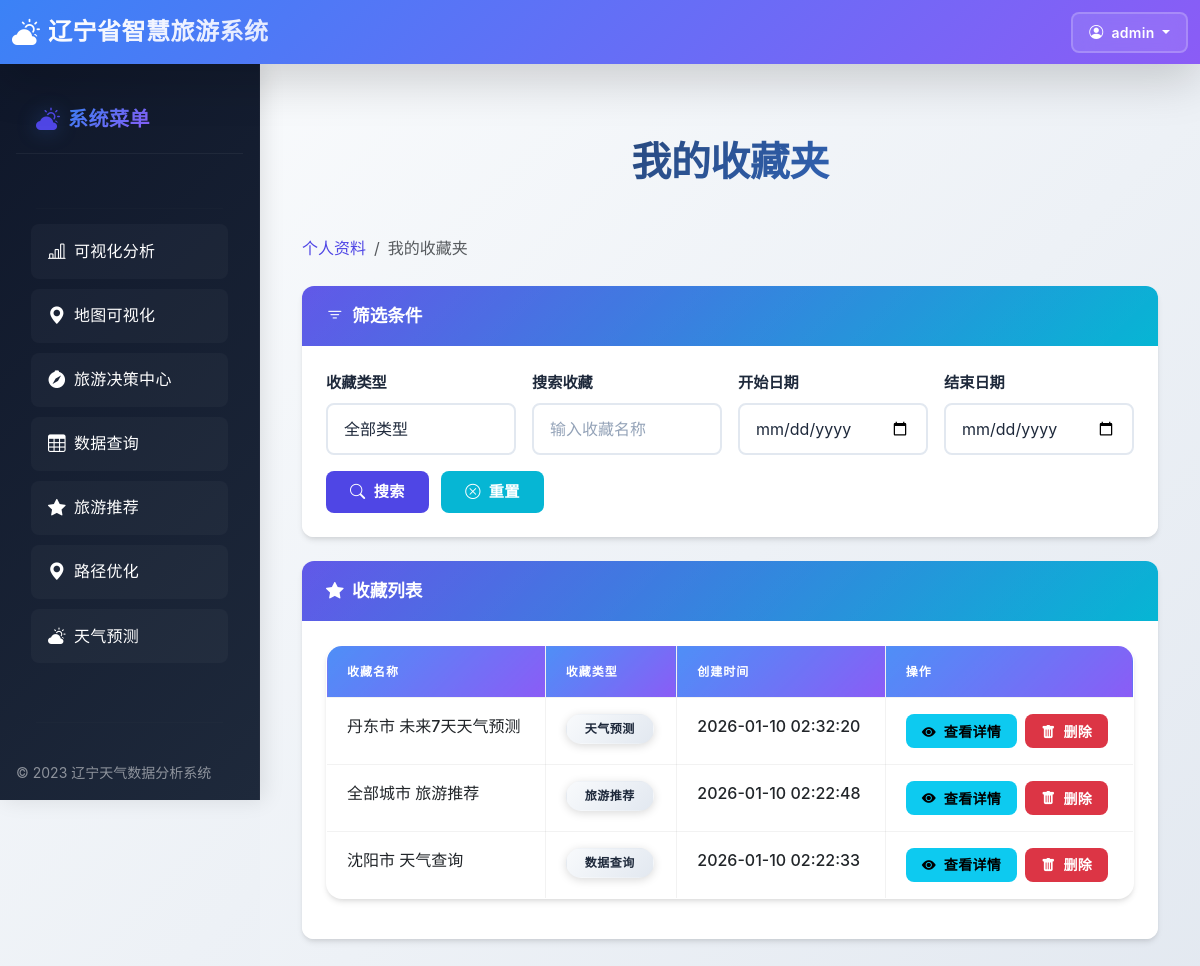
/user/favorites (signed in), run on the app's committed database.
### app/models.py (models this page shows, shortened)
class User(db.Model):
    __tablename__ = 'user'  # 明确表名
    id = db.Column(db.Integer, primary_key=True)
    username = db.Column(db.String(64), index=True, unique=True, nullable=False)
    email = db.Column(db.String(120), index=True, unique=True, nullable=False)
    password_hash = db.Column(db.String(255), nullable=False)
    nickname = db.Column(db.String(64), nullable=True, default='')  # 昵称
    avatar = db.Column(db.String(255), nullable=True, default='')  # 头像URL
    created_at = db.Column(db.DateTime, default=datetime.utcnow)
    is_active = db.Column(db.Boolean, default=True)  # 用户是否激活
    @property
    def is_authenticated(self):
        return True
    def get_id(self):
        return f"user_{self.id}"
    def is_admin(self):
        return False

class Favorite(db.Model):
    __tablename__ = 'favorite'
    id = db.Column(db.Integer, primary_key=True)
    user_id = db.Column(db.Integer, db.ForeignKey('user.id'), nullable=True)  # 普通用户ID，可为空
    admin_id = db.Column(db.Integer, db.ForeignKey('admin.id'), nullable=True)  # 管理员ID，可为空
    favorite_type = db.Column(db.String(20), nullable=False)  # 收藏类型：query, recommendation, prediction
    name = db.Column(db.String(100), nullable=False)  # 收藏名称
    content = db.Column(db.JSON, nullable=False)  # 收藏内容，JSON格式存储查询条件或推荐结果
    created_at = db.Column(db.DateTime, default=datetime.utcnow)
    user = db.relationship('User', backref=db.backref('favorites', lazy=True))
    admin = db.relationship('Admin', backref=db.backref('favorites', lazy=True))

### app/routes/user_profile.py (the view)
@user_profile.route('/favorites')
@login_required
def favorites():
    page = request.args.get('page', 1, type=int)
    per_page = 10
    favorite_type = request.args.get('favorite_type')
    search = request.args.get('search')
    start_date = request.args.get('start_date')
    end_date = request.args.get('end_date')
    if current_user.is_admin():
        admin_id = int(current_user.get_id().split('_')[1])
        favorites = Favorite.query.filter_by(admin_id=admin_id)
    else:
        user_id = int(current_user.get_id().split('_')[1])
        favorites = Favorite.query.filter_by(user_id=user_id)
    if favorite_type:
        favorites = favorites.filter_by(favorite_type=favorite_type)
    if search:
        favorites = favorites.filter(Favorite.name.like(f'%{search}%'))
    if start_date:
        favorites = favorites.filter(Favorite.created_at >= start_date)
    if end_date:
        favorites = favorites.filter(Favorite.created_at <= end_date)
    favorites = favorites.order_by(Favorite.created_at.desc())
    pagination = favorites.paginate(page=page, per_page=per_page, error_out=False)
    return render_template('user/favorites.html', pagination=pagination)

### app/routes/auth.py (called while the page is built)
@login_manager.user_loader
def load_user(user_id):
    try:
        if user_id.startswith('admin_'):
            admin_id = int(user_id.split('_')[1])
            return Admin.query.get(admin_id)
        elif user_id.startswith('user_'):
            user_id_num = int(user_id.split('_')[1])
            return User.query.get(user_id_num)
        return User.query.get(int(user_id))
    except (ValueError, IndexError):
        return None

### app/templates/user/favorites.html (shortened to what this page needs)
{% extends "base.html" %}
{% block content %}
    <div class="container-fluid">
        <h1 class="mt-4">我的收藏夹</h1>
        <ol class="breadcrumb mb-4">
            <li class="breadcrumb-item"><a href="{{ url_for('user_profile.profile') }}">个人资料</a></li>
            <li class="breadcrumb-item active">我的收藏夹</li>
        </ol>
        <div class="card mb-4">
            <div class="card-header">
                <i class="bi bi-filter me-1"></i> 筛选条件
            </div>
            <div class="card-body">
                <form id="filter-form" method="GET" action="{{ url_for('user_profile.favorites') }}">
                    <div class="row g-3">
                        <div class="col-md-3">
                            <label for="favorite-type" class="form-label">收藏类型</label>
                            <select class="form-select" id="favorite-type" name="favorite_type">
                                <option value="">全部类型</option>
                            </select>
                        </div>
                        <div class="col-md-3">
                            <label for="search" class="form-label">搜索收藏</label>
                            <input type="text" class="form-control" id="search" name="search" placeholder="输入收藏名称" value="{{ request.args.get('search', '') }}">
                        </div>
                        <div class="col-md-3">
                            <label for="start-date" class="form-label">开始日期</label>
                            <input type="date" class="form-control" id="start-date" name="start_date" value="{{ request.args.get('start_date', '') }}">
                        </div>
                        <div class="col-md-3">
                            <label for="end-date" class="form-label">结束日期</label>
                            <input type="date" class="form-control" id="end-date" name="end_date" value="{{ request.args.get('end_date', '') }}">
                        </div>
                    </div>
                    <div class="mt-3">
                        <button type="submit" class="btn btn-primary me-2">
                            <i class="bi bi-search me-1"></i> 搜索
                        </button>
                        <a href="{{ url_for('user_profile.favorites') }}" class="btn btn-secondary">
                            <i class="bi bi-x-circle me-1"></i> 重置
                        </a>
                    </div>
                </form>
            </div>
        </div>
        <div class="card mb-4">
            <div class="card-header">
                <i class="bi bi-star-fill me-1"></i> 收藏列表
            </div>
            <div class="card-body">
                <table id="favoritesTable" class="table table-bordered">
                    <thead>
                        <tr>
                            <th>收藏名称</th>
                            <th>收藏类型</th>
                            <th>创建时间</th>
                            <th>操作</th>
                        </tr>
                    </thead>
                    <tbody>
                        {% if pagination.items %}
                            {% for favorite in pagination.items %}
                            <tr>
                                <td>{{ favorite.name }}</td>
                                <td>
                                    {% if favorite.favorite_type == 'query' %}
                                        <span class="badge bg-primary">数据查询</span>
                                    {% elif favorite.favorite_type == 'recommendation' %}
                                        <span class="badge bg-success">旅游推荐</span>
                                    {% elif favorite.favorite_type == 'prediction' %}
                                        <span class="badge bg-info">天气预测</span>
                                    {% else %}
                                        <span class="badge bg-secondary">{{ favorite.favorite_type }}</span>
                                    {% endif %}
                                </td>
                                <td>{{ favorite.created_at.strftime('%Y-%m-%d %H:%M:%S') }}</td>
                                <td>
                                    <a href="{{ url_for('user_profile.favorite_detail', favorite_id=favorite.id) }}" class="btn btn-sm btn-info me-1">
                                        <i class="bi bi-eye-fill me-1"></i> 查看详情
                                    </a>
                                    <a href="{{ url_for('user_profile.delete_favorite', favorite_id=favorite.id) }}" class="btn btn-sm btn-danger" onclick="return confirm('确定要删除该收藏吗？')">
                                        <i class="bi bi-trash-fill me-1"></i> 删除
                                    </a>
                                </td>
                            </tr>
                            {% endfor %}
                        {% else %}
                            <tr>
                                <td colspan="4" class="text-center">暂无收藏记录</td>
                            </tr>
                        {% endif %}
                    </tbody>
                </table>
            </div>
        </div>
    </div>
{% endblock %}

### app/templates/base.html (shortened to what this page needs)
<!DOCTYPE html>
<html lang="zh-CN">
<head>
    <link href="https://cdn.jsdelivr.net/npm/bootstrap@5.3.0/dist/css/bootstrap.min.css" rel="stylesheet">
    <link href="https://cdn.jsdelivr.net/npm/bootstrap-icons@1.10.0/font/bootstrap-icons.css" rel="stylesheet">
    <link rel="stylesheet" href="{{ url_for('static', filename='css/sidebar.css') }}">
</head>
<body class="bg-light">
    <nav class="top-navbar bg-gradient-to-r from-blue-600 to-purple-600 text-white shadow-lg">
        <div class="container-fluid d-flex justify-content-between align-items-center">
            <div class="d-flex align-items-center">
                <i class="bi bi-cloud-sun-fill fs-3 me-2"></i>
                <h1 class="fs-4 m-0">辽宁省智慧旅游系统</h1>
            </div>
            <div class="d-flex align-items-center gap-3">
                {% if current_user.is_authenticated %}
                <div class="dropdown">
                    <button class="btn btn-outline-light btn-sm dropdown-toggle" type="button" data-bs-toggle="dropdown"
                        aria-expanded="false">
                        <i class="bi bi-person-circle me-1"></i> {{ current_user.username }}
                    </button>
                </div>
                {% endif %}
            </div>
        </div>
    </nav>
    <div class="main-container">
        <nav id="sidebar" class="bg-dark text-white flex-shrink-0 p-3">
            <div class="mb-4">
                <a href="{{ url_for('visualizations.system_menu') }}"
                    class="d-flex align-items-center text-white text-decoration-none">
                    <i class="bi bi-cloud-sun-fill fs-4 me-2"></i>
                    <span class="fs-5 fw-bold">系统菜单</span>
                </a>
            </div>
            <hr>
            <ul class="nav nav-pills flex-column mb-auto">
                {% if current_user.is_authenticated %}
                <li class="nav-item mb-1">
                    <a href="{{ url_for('visualizations.dashboard') }}"
                        class="nav-link text-white {% if request.endpoint == 'visualizations.dashboard' %}active{% endif %}">
                        <i class="bi bi-bar-chart-line me-2"></i> 可视化分析
                    </a>
                </li>
                <li class="nav-item mb-1">
                    <a href="{{ url_for('map_view.index') }}"
                        class="nav-link text-white {% if request.endpoint == 'map_view.index' %}active{% endif %}">
                        <i class="bi bi-geo-alt-fill me-2"></i> 地图可视化
                    </a>
                </li>
                <li class="nav-item mb-1">
                    <a href="{{ url_for('tourism_decision_center.index') }}"
                        class="nav-link text-white {% if request.endpoint == 'tourism_decision_center.index' %}active{% endif %}">
                        <i class="bi bi-compass-fill me-2"></i> 旅游决策中心
                    </a>
                </li>
                <li class="nav-item mb-1">
                    <a href="{{ url_for('query_view.index') }}"
                        class="nav-link text-white {% if request.endpoint == 'query_view.index' %}active{% endif %}">
                        <i class="bi bi-table me-2"></i> 数据查询
                    </a>
                </li>
                <li class="nav-item mb-1">
                    <a href="{{ url_for('recommendation.index') }}"
                        class="nav-link text-white {% if request.endpoint == 'recommendation.index' %}active{% endif %}">
                        <i class="bi bi-star-fill me-2"></i> 旅游推荐
                    </a>
                </li>
                <li class="nav-item mb-1">
                    <a href="{{ url_for('path_optimization.index') }}"
                        class="nav-link text-white {% if request.endpoint == 'path_optimization.index' %}active{% endif %}">
                        <i class="bi bi-geo-alt-fill me-2"></i> 路径优化
                    </a>
                </li>
                <li class="nav-item mb-1">
                    <a href="{{ url_for('prediction.index') }}"
                        class="nav-link text-white {% if request.endpoint == 'prediction.index' %}active{% endif %}">
                        <i class="bi bi-cloud-sun-fill me-2"></i> 天气预测
                    </a>
                </li>
                {% endif %}
            </ul>
            <hr>
            <div class="mt-4 text-white-50 small">© 2023 辽宁天气数据分析系统</div>
        </nav>
        <main>
            {% block content %}{% endblock %}
        </main>
    </div>
</body>
</html>

### data on the page
User: username "admin"
Favorite: name "丹东市 未来7天天气预测", favorite_type "天气预测", created_at "2026-01-10 02:32:20"
Favorite: name "全部城市 旅游推荐", favorite_type "旅游推荐", created_at "2026-01-10 02:22:48"
Favorite: name "沈阳市 天气查询", favorite_type "数据查询", created_at "2026-01-10 02:22:33"
